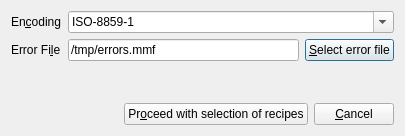
<?xml version="1.0" encoding="UTF-8"?>
<ui version="4.0">
 <class>ImportDialog</class>
 <widget class="QDialog" name="ImportDialog">
  <property name="geometry">
   <rect>
    <x>0</x>
    <y>0</y>
    <width>405</width>
    <height>136</height>
   </rect>
  </property>
  <property name="windowTitle">
   <string>Import MealMaster Recipes</string>
  </property>
  <property name="windowIcon">
   <iconset resource="anymeal.qrc">
    <normaloff>:/images/anymeal.png</normaloff>:/images/anymeal.png</iconset>
  </property>
  <layout class="QVBoxLayout" name="verticalLayout">
   <item>
    <layout class="QGridLayout" name="gridLayout">
     <item row="0" column="0">
      <widget class="QLabel" name="encoding_label">
       <property name="text">
        <string>En&amp;coding</string>
       </property>
       <property name="buddy">
        <cstring>encoding_combo</cstring>
       </property>
      </widget>
     </item>
     <item row="0" column="1">
      <widget class="QComboBox" name="encoding_combo">
       <property name="editable">
        <bool>true</bool>
       </property>
       <item>
        <property name="text">
         <string>ISO-8859-1</string>
        </property>
       </item>
       <item>
        <property name="text">
         <string>ISO-8859-15</string>
        </property>
       </item>
       <item>
        <property name="text">
         <string>CP850</string>
        </property>
       </item>
       <item>
        <property name="text">
         <string>US-ASCII</string>
        </property>
       </item>
      </widget>
     </item>
     <item row="1" column="0">
      <widget class="QLabel" name="error_file_label">
       <property name="text">
        <string>Error Fi&amp;le</string>
       </property>
       <property name="buddy">
        <cstring>error_file_edit</cstring>
       </property>
      </widget>
     </item>
     <item row="1" column="1">
      <layout class="QHBoxLayout" name="horizontalLayout">
       <item>
        <widget class="QLineEdit" name="error_file_edit">
         <property name="text">
          <string>/tmp/errors.mmf</string>
         </property>
         <property name="readOnly">
          <bool>true</bool>
         </property>
        </widget>
       </item>
       <item>
        <widget class="QPushButton" name="browse_button">
         <property name="text">
          <string>&amp;Select error file</string>
         </property>
        </widget>
       </item>
      </layout>
     </item>
    </layout>
   </item>
   <item>
    <spacer name="verticalSpacer">
     <property name="orientation">
      <enum>Qt::Vertical</enum>
     </property>
     <property name="sizeHint" stdset="0">
      <size>
       <width>20</width>
       <height>2</height>
      </size>
     </property>
    </spacer>
   </item>
   <item>
    <layout class="QHBoxLayout" name="horizontalLayout_2">
     <item>
      <spacer name="horizontalSpacer">
       <property name="orientation">
        <enum>Qt::Horizontal</enum>
       </property>
       <property name="sizeHint" stdset="0">
        <size>
         <width>40</width>
         <height>20</height>
        </size>
       </property>
      </spacer>
     </item>
     <item>
      <widget class="QPushButton" name="proceed_button">
       <property name="text">
        <string>Pr&amp;oceed with selection of recipes</string>
       </property>
      </widget>
     </item>
     <item>
      <widget class="QPushButton" name="cancel_button">
       <property name="text">
        <string>&amp;Cancel</string>
       </property>
      </widget>
     </item>
    </layout>
   </item>
  </layout>
 </widget>
 <tabstops>
  <tabstop>encoding_combo</tabstop>
  <tabstop>error_file_edit</tabstop>
  <tabstop>browse_button</tabstop>
  <tabstop>proceed_button</tabstop>
  <tabstop>cancel_button</tabstop>
 </tabstops>
 <resources>
  <include location="anymeal.qrc"/>
 </resources>
 <connections>
  <connection>
   <sender>proceed_button</sender>
   <signal>clicked()</signal>
   <receiver>ImportDialog</receiver>
   <slot>accept()</slot>
   <hints>
    <hint type="sourcelabel">
     <x>107</x>
     <y>118</y>
    </hint>
    <hint type="destinationlabel">
     <x>66</x>
     <y>112</y>
    </hint>
   </hints>
  </connection>
  <connection>
   <sender>cancel_button</sender>
   <signal>clicked()</signal>
   <receiver>ImportDialog</receiver>
   <slot>reject()</slot>
   <hints>
    <hint type="sourcelabel">
     <x>365</x>
     <y>123</y>
    </hint>
    <hint type="destinationlabel">
     <x>312</x>
     <y>113</y>
    </hint>
   </hints>
  </connection>
 </connections>
</ui>
